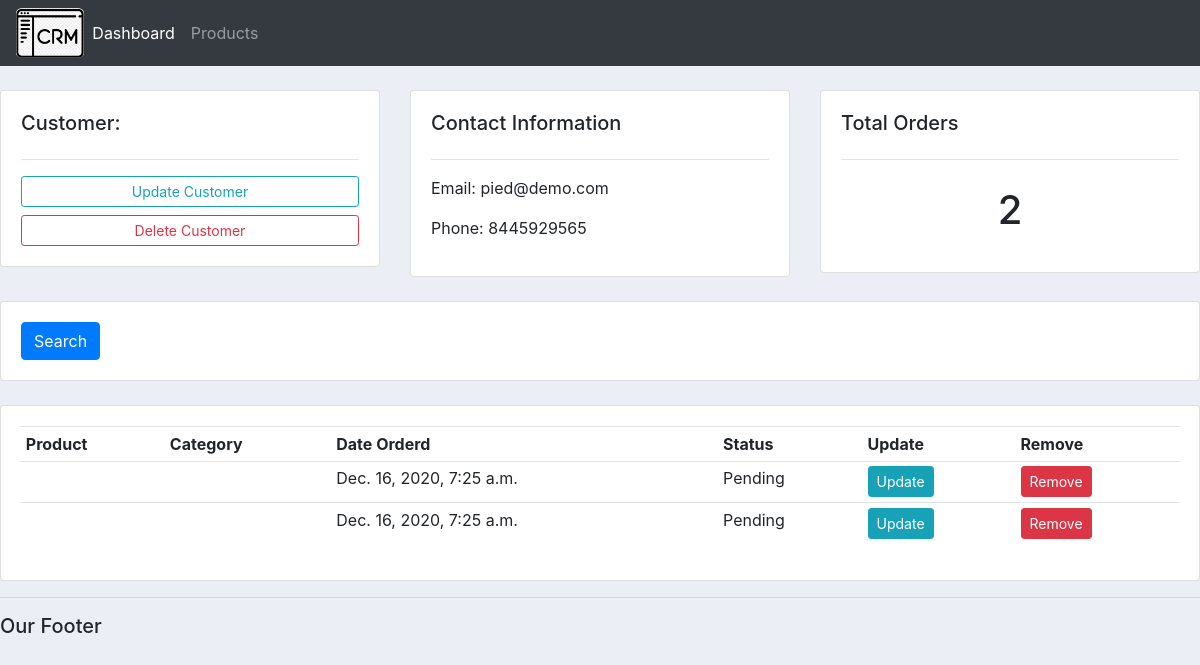
/customers/2, run on the app's committed database.
### account/models.py (models this page shows, shortened)
class Customer(models.Model):
    name = models.CharField(max_length=200, null=True)
    phone = models.CharField(max_length=200, null=True)
    email = models.CharField(max_length=200, null=True)
    date_created = models.DateTimeField(auto_now_add=True, null=True)

class Order(models.Model):
    STATUS = (
        ('Pending', 'Pending'),
        ('Out for delivery', 'Out for delivery'),
        ('Delivered', 'Delivered'),
    )
    customer = models.ForeignKey(Customer, null=True, on_delete=models.SET_NULL)
    product = models.ForeignKey(Product, null=True, on_delete=models.SET_NULL)
    date_created = models.DateTimeField(auto_now_add=True, null=True)
    status = models.CharField(max_length=200, null=True, choices=STATUS)

### account/views.py (the view)
# urls.py: path('customers/<str:id>', views.customers, name='customers'),
def customers(request, id):
    customer = Customer.objects.get(id=id)
    orders = customer.order_set.all()
    order_count = orders.count()
    context = {'customer':customer, 'orders':orders,
               'order_count':order_count}
    return render(request, 'account/customers.html', context)

### account/templates/account/customers.html
{% extends 'account/main.html' %}
{% block content %}
	<br>
<div class="row">
	<div class="col-md">
		<div class="card card-body">
			<h5>Customer:</h5>
			<hr>
			<a class="btn btn-outline-info  btn-sm btn-block" href="">Update Customer</a>
			<a class="btn btn-outline-danger  btn-sm btn-block" href="">Delete Customer</a>
		</div>
	</div>
	<div class="col-md">
		<div class="card card-body">
			<h5>Contact Information</h5>
			<hr>
			<p>Email: {{customer.email}}</p>
			<p>Phone: {{customer.phone}}</p>
		</div>
	</div>
	<div class="col-md">
		<div class="card card-body">
			<h5>Total Orders</h5>
			<hr>
			<h1 style="text-align: center;padding: 10px">{{ order_count }}</h1>
		</div>
	</div>
</div>
<br>
<div class="row">
	<div class="col">
		<div class="card card-body">
			<form method="get">
		    <button class="btn btn-primary" type="submit">Search</button>
		  </form>
		</div>
	</div>
</div>
<br>
<div class="row">
	<div class="col-md">
		<div class="card card-body">
			<table class="table table-sm">
				<tr>
					<th>Product</th>
					<th>Category</th>
					<th>Date Orderd</th>
					<th>Status</th>
					<th>Update</th>
					<th>Remove</th>
				</tr>
				{% for order in orders %}
					<tr>
						<td>{{ order.Product }}</td>
						<td>{{ order.Product.category }}</td>
						<td>{{ order.date_created }}</td>
						<td>{{ order.status }}</td>
						<td><a class="btn btn-sm btn-info" href="#">Update</a></td>
						<td><a class="btn btn-sm btn-danger" href="#">Remove</a></td>
					</tr>
				{% endfor %}
			</table>
		</div>
	</div>
</div>
{% endblock %}

### static/css/main.css (style rules this page uses)
body { background-color: #ebeff5; }

### data on the page
Customer: email "pied@demo.com", phone "8445929565"
Order: date_created "Dec. 16, 2020, 7:25 a.m.", status "Pending"
Order: date_created "Dec. 16, 2020, 7:25 a.m.", status "Pending"

### other printed values
{{ order_count }} "2"
